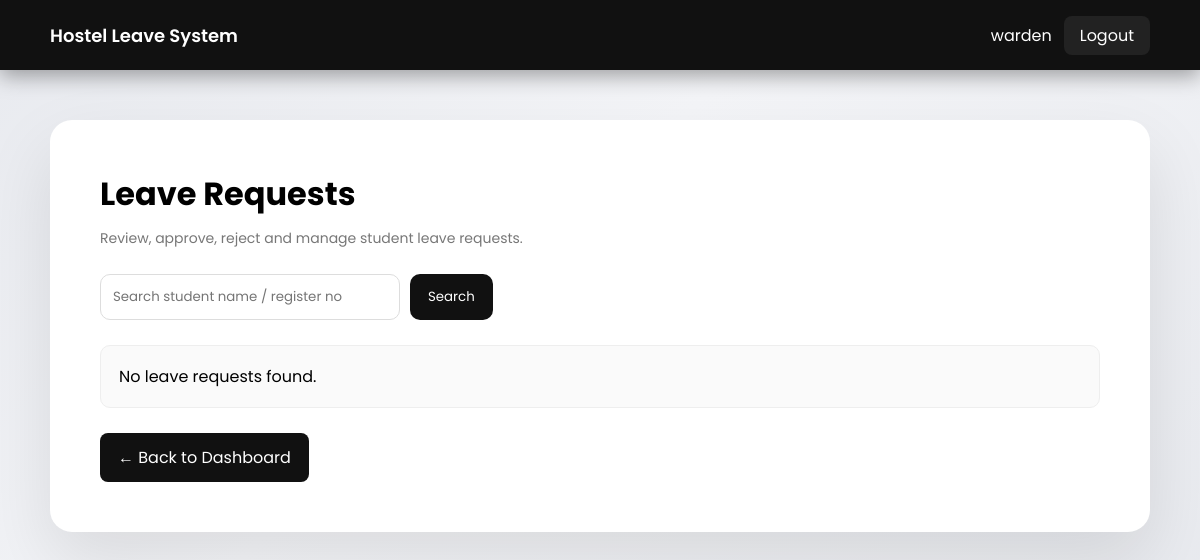
/warden/view_requests.php (signed in), run on an earlier commit of the app's database.
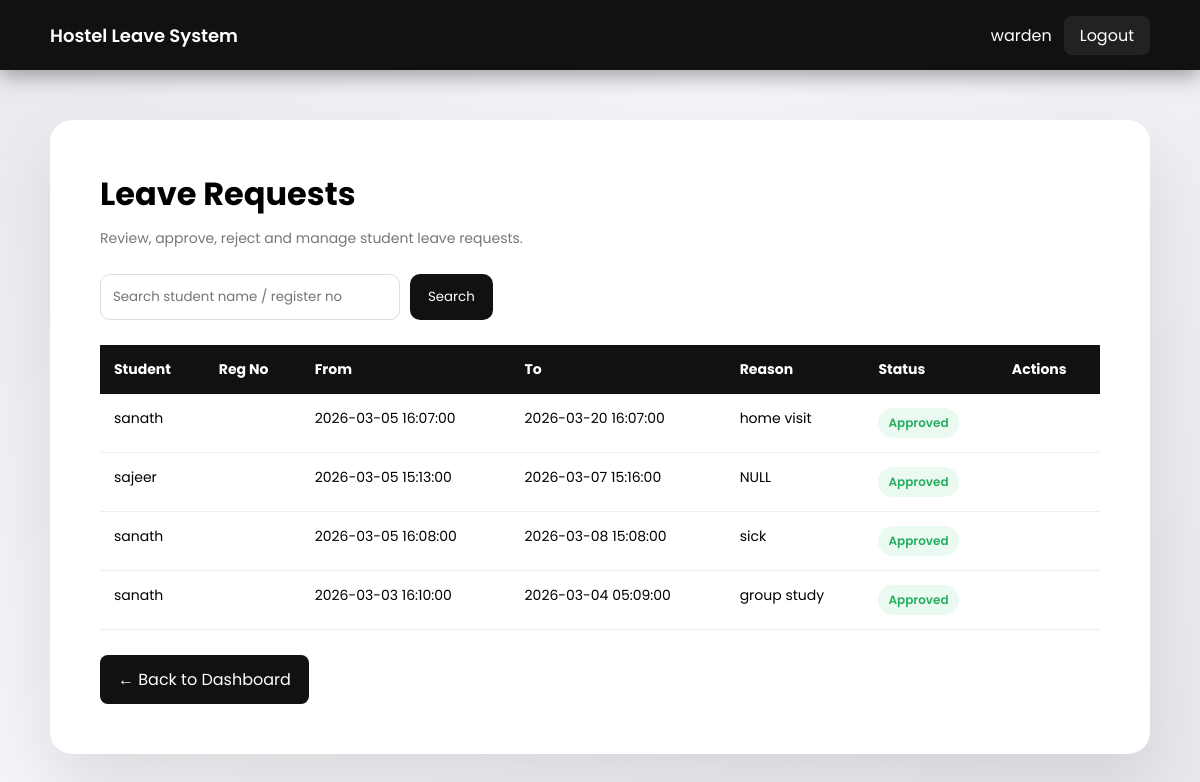
And on a later commit of the database.
### tables this page shows
CREATE TABLE `hostel_leaves` (
  `id` int(11) NOT NULL,
  `student_id` int(11) NOT NULL,
  `leave_type_id` int(11) NOT NULL,
  `from_datetime` datetime NOT NULL,
  `to_datetime` datetime NOT NULL,
  `reason` text NOT NULL,
  `status` enum('Pending','Approved','Rejected') DEFAULT 'Pending',
  `applied_at` timestamp NOT NULL DEFAULT current_timestamp(),
  `returned_at` datetime DEFAULT NULL,
  `mess_cut` tinyint(1) NOT NULL DEFAULT 0
);

CREATE TABLE `users` (
  `id` int(11) NOT NULL,
  `role_id` int(11) NOT NULL,
  `name` varchar(100) NOT NULL,
  `username` varchar(50) NOT NULL,
  `password` varchar(255) NOT NULL,
  `email` varchar(100) DEFAULT NULL,
  `parent_email` varchar(100) DEFAULT NULL,
  `teacher_email` varchar(100) DEFAULT NULL,
  `created_at` timestamp NOT NULL DEFAULT current_timestamp()
);

### warden/view_requests.php (the view, shortened to what this page needs)
<?php
include("../config/db.php");
$search = isset($_GET['search']) ? trim($_GET['search']) : '';
if ($search != '') {
    $stmt = $conn->prepare("
        SELECT hostel_leaves.*, users.name, users.register_number
        FROM hostel_leaves
        JOIN users ON hostel_leaves.student_id = users.id
        WHERE users.name LIKE ? OR users.register_number LIKE ?
        ORDER BY hostel_leaves.id DESC
    ");
    $like = "%$search%";
    $stmt->bind_param("ss", $like, $like);
    $stmt->execute();
    $result = $stmt->get_result();
} else {
    $result = $conn->query("
        SELECT hostel_leaves.*, users.name, users.register_number
        FROM hostel_leaves
        JOIN users ON hostel_leaves.student_id = users.id
        ORDER BY hostel_leaves.id DESC
    ");
}
?>
<!DOCTYPE html>
<html>
<head>
</head>
<body>
<div class="topbar">
<div class="logo">Hostel Leave System</div>
<div>
<?php echo $_SESSION["username"]; ?>
<a class="logout-btn" href="../auth/logout.php">Logout</a>
</div>
</div>
<div class="container">
<h1>Leave Requests</h1>
<div class="sub">Review, approve, reject and manage student leave requests.</div>
<form method="GET" class="search-box">
<input type="text" name="search" placeholder="Search student name / register no" value="<?php echo htmlspecialchars($search); ?>">
<button type="submit">Search</button>
</form>
<?php if($result->num_rows > 0) { ?>
<table>
<tr>
<th>Student</th>
<th>Reg No</th>
<th>From</th>
<th>To</th>
<th>Reason</th>
<th>Status</th>
<th>Actions</th>
</tr>
<?php while($row = $result->fetch_assoc()) { ?>
<tr>
<td><?php echo htmlspecialchars($row["name"]); ?></td>
<td><?php echo htmlspecialchars($row["register_number"]); ?></td>
<td><?php echo htmlspecialchars($row["from_datetime"]); ?></td>
<td><?php echo htmlspecialchars($row["to_datetime"]); ?></td>
<td><?php echo htmlspecialchars($row["reason"]); ?></td>
<td>
<?php
$status = $row["status"];
if($status=="Pending"){
echo "<span class='badge pending'>Pending</span>";
}
elseif($status=="Approved"){
echo "<span class='badge approved'>Approved</span>";
}
else{
echo "<span class='badge rejected'>Rejected</span>";
}
?>
</td>
<td>
</td>
</tr>
<?php } ?>
</table>
<?php } else { ?>
<div class="empty">No leave requests found.</div>
<?php } ?>
<a href="dashboard.php" class="back-btn">← Back to Dashboard</a>
</div>
</body>
</html>

What changed in the data, as far as the page shows it:
added hostel_leaves: student.name "sanath", from_datetime "2026-03-05 16:07:00", to_datetime "2026-03-20 16:07:00", reason "home visit", status "Approved"
added hostel_leaves: student.name "sajeer", from_datetime "2026-03-05 15:13:00", to_datetime "2026-03-07 15:16:00", reason "NULL", status "Approved"
added hostel_leaves: student.name "sanath", from_datetime "2026-03-05 16:08:00", to_datetime "2026-03-08 15:08:00", reason "sick", status "Approved"
added hostel_leaves: student.name "sanath", from_datetime "2026-03-03 16:10:00", to_datetime "2026-03-04 05:09:00", reason "group study", status "Approved"
Also different on the page:
text no longer shown: "No leave requests found."
text now shown: "Student Reg No From To Reason Status Actions"
